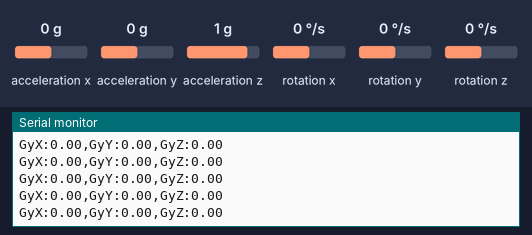
A sketch run on a simulated Arduino Uno, built with avr-gcc and run on an emulated ATmega328P. On the bench: the last lines printed to the serial monitor. Wiring (inferred from the names in the program): MPU-6050 motion sensor at I2C address 0x68. Inputs (shaded band) come from the test bench; at power-on: rotation x 0 °/s, rotation y 0 °/s, rotation z 0 °/s, acceleration x 0 g, acceleration y 0 g, acceleration z 1 g.

Above: at 1.2 s.
1.3 s: rotation x set to -192 °/s
At 1.34 s:
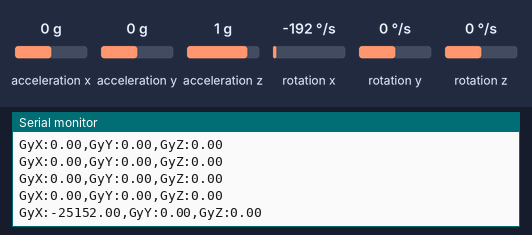
2.8 s: rotation x set to 0 °/s
At 2.83 s:
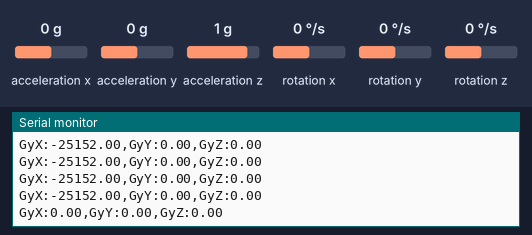
5.8 s: rotation y set to -192 °/s
At 5.86 s:
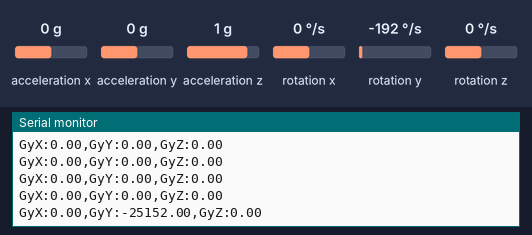
7.3 s: rotation z set to -192 °/s
At 7.35 s:
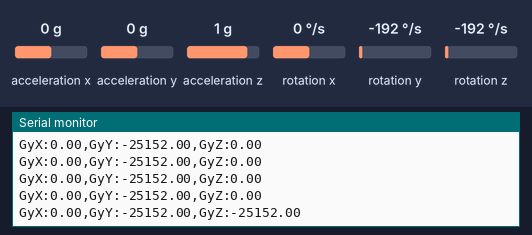
10.3 s: rotation x set to -100 °/s
At 10.34 s:
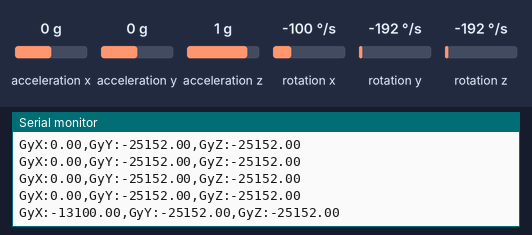
Timing chart, 0 to 13.3 s (numbered marks = the images above; inputs shaded):
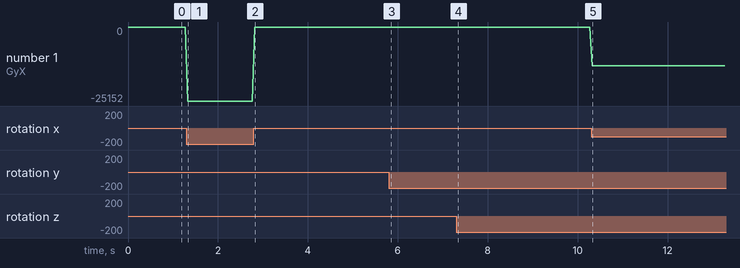

Measured:
- after the input at 1.3 s, the serial monitor: prints a new line at once (image 1)
- after the input at 5.8 s, the serial monitor: prints a new line at once (image 3)
- after the input at 7.3 s, the serial monitor: prints a new line at once (image 4)
- after the input at 10.3 s, the serial monitor: prints a new line at once (image 5)
- plotted number 1: 0 → -25152 after the input at 1.3 s, 0 → -13100 after the input at 10.3 s

The sketch:

mpu6050_basics.ino
```cpp
#include <Wire.h>

const int MPU_addr=0x68; //I2C address of the MPU-6050
int16_t AcX, AcY, AcZ, Tmp, GyX, GyY,GyZ;

void setup()
{
  Wire.begin();
  Wire.beginTransmission(MPU_addr);
  Wire.write(0x6B); //PWR_MGMT_1 register
  Wire.write(0);  //set to zero (wakes up the MPU-6050)
  Wire.endTransmission(true);
  Serial.begin(9600);
}

void loop()
{
  Wire.beginTransmission(MPU_addr);
  Wire.write(0x3B); //starting with register 0x3B (ACCEL_XOUT_H)
  Wire.endTransmission(false); //据说是为了设置独占模式

  Wire.requestFrom(MPU_addr, 14, true); //request a total of 14 registers
  AcX=Wire.read()<<8|Wire.read(); //0x3B (ACCEL_XOUT_H) & 0x3C (ACCEL_XOUT_L)
  AcY=Wire.read()<<8|Wire.read(); //0x3D (ACCEL_YOUT_H) & 0x3E (ACCEL_YOUT_L)
  AcZ=Wire.read()<<8|Wire.read(); //0x3F (ACCEL_ZOUT_H) & 0x40 (ACCEL_ZOUT_L)
  Tmp=Wire.read()<<8|Wire.read(); //0x41 (TEMP_OUT_H) & 0x42 (TEMP_OUT_L)
  GyX=Wire.read()<<8|Wire.read(); //0x43 (GYRO_XOUT_H) & 0x44 (GYRO_XOUT_L)
  GyY=Wire.read()<<8|Wire.read(); //0x45 (GYRO_YOUT_H) & 0x46 (GYRO_YOUT_L)
  GyZ=Wire.read()<<8|Wire.read(); //0x47 (GYRO_ZOUT_H) & 0x48 (GYRO_ZOUT_L)

  /*
  Serial.print("AcX= "); Serial.print(AcX);
  Serial.print(" | AcY= "); Serial.print(AcY);
  Serial.print(" | AcZ= "); Serial.print(AcZ);

  Serial.print(" | Tmp= "); Serial.print(Tmp/340.00 + 36.53); //equation for temperature in degrees C from datasheet
  Serial.print(" | GyX= "); Serial.print(GyX);
  Serial.print(" | GyY= "); Serial.print(GyY);
  Serial.print(" | GyZ= "); Serial.println(GyZ);
  */
  /*
  plot("AcX",AcX, false);
  plot("AcY",AcY, false);
  plot("AcZ",AcZ, true);
  */
  plot("GyX",GyX, false);
  plot("GyY",GyY, false);
  plot("GyZ",GyZ, true);

  delay(50);


}

void plot(String label, float value, bool last)
{
  Serial.print(label);

  if (label != "")
  {
    Serial.print(":");
  }
  Serial.print(value);

  if (last==false)
  {
    Serial.print(",");
  }
  else
  {
    Serial.println();
  }

}
```
